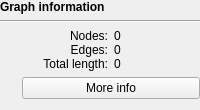
         <widget class="QWidget" name="graphDetailsWidget" native="true">
          <property name="enabled">
           <bool>true</bool>
          </property>
          <layout class="QGridLayout" name="gridLayout_6">
           <property name="leftMargin">
            <number>0</number>
           </property>
           <property name="topMargin">
            <number>0</number>
           </property>
           <property name="rightMargin">
            <number>0</number>
           </property>
           <item row="2" column="1">
            <widget class="QWidget" name="widget_14" native="true">
             <layout class="QGridLayout" name="gridLayout_4">
              <property name="leftMargin">
               <number>0</number>
              </property>
              <property name="topMargin">
               <number>0</number>
              </property>
              <property name="rightMargin">
               <number>0</number>
              </property>
              <property name="bottomMargin">
               <number>0</number>
              </property>
              <property name="verticalSpacing">
               <number>0</number>
              </property>
              <item row="1" column="0">
               <widget class="QLabel" name="label_6">
                <property name="text">
                 <string>Edges:</string>
                </property>
                <property name="alignment">
                 <set>Qt::AlignRight|Qt::AlignTrailing|Qt::AlignVCenter</set>
                </property>
               </widget>
              </item>
              <item row="1" column="1">
               <widget class="QLabel" name="edgeCountLabel">
                <property name="text">
                 <string>0</string>
                </property>
               </widget>
              </item>
              <item row="2" column="0">
               <widget class="QLabel" name="label_8">
                <property name="text">
                 <string>Total length:</string>
                </property>
                <property name="alignment">
                 <set>Qt::AlignRight|Qt::AlignTrailing|Qt::AlignVCenter</set>
                </property>
               </widget>
              </item>
              <item row="2" column="1">
               <widget class="QLabel" name="totalLengthLabel">
                <property name="text">
                 <string>0</string>
                </property>
               </widget>
              </item>
              <item row="0" column="1">
               <widget class="QLabel" name="nodeCountLabel">
                <property name="text">
                 <string>0</string>
                </property>
               </widget>
              </item>
              <item row="0" column="0">
               <widget class="QLabel" name="label_2">
                <property name="text">
                 <string>Nodes:</string>
                </property>
                <property name="alignment">
                 <set>Qt::AlignRight|Qt::AlignTrailing|Qt::AlignVCenter</set>
                </property>
               </widget>
              </item>
             </layout>
            </widget>
           </item>
           <item row="1" column="0" colspan="2">
            <widget class="Line" name="line_2">
             <property name="orientation">
              <enum>Qt::Horizontal</enum>
             </property>
            </widget>
           </item>
           <item row="2" column="0">
            <widget class="InfoTextWidget" name="graphInformationInfoText" native="true">
             <property name="sizePolicy">
              <sizepolicy hsizetype="Fixed" vsizetype="Fixed">
               <horstretch>0</horstretch>
               <verstretch>0</verstretch>
              </sizepolicy>
             </property>
             <property name="minimumSize">
              <size>
               <width>16</width>
               <height>16</height>
              </size>
             </property>
            </widget>
           </item>
           <item row="0" column="0" colspan="2">
            <widget class="QLabel" name="label_7">
             <property name="font">
              <font>
               <weight>75</weight>
               <bold>true</bold>
              </font>
             </property>
             <property name="text">
              <string>Graph information</string>
             </property>
            </widget>
           </item>
           <item row="4" column="1">
            <widget class="QPushButton" name="moreInfoButton">
             <property name="text">
              <string>More info</string>
             </property>
            </widget>
           </item>
          </layout>
         </widget>
